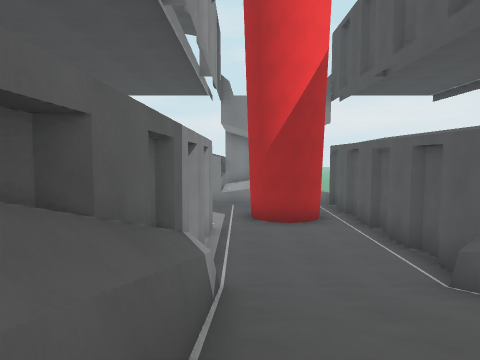
[1] (above)

13 first-person views from a walk through a level from a Godot 3-D game. The camera is 1.3 m above the floor, tilts 4° down and sees 70° across. The floor is counted in squares, 2 m on a side. Each view is taken from the middle of a square. On the plan, view 1 faces up. The plan holds only what a view shows up to about 10 squares ahead; the rest is blank. The place goes on beyond the plan. Characters and animated objects are left out.

[2]
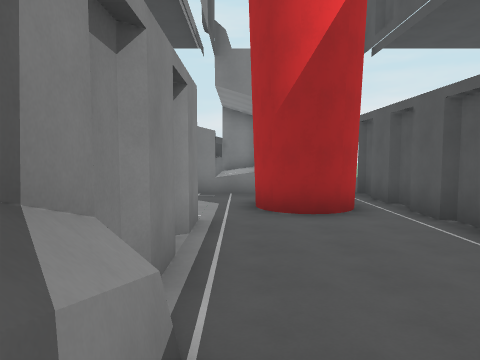

[3]
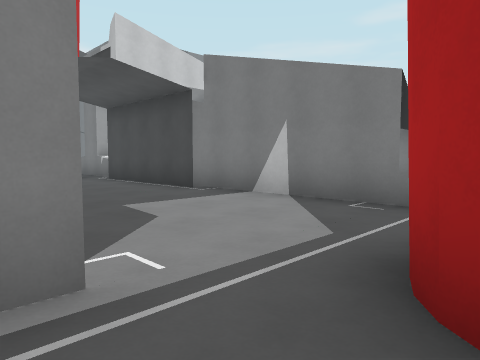

[4]
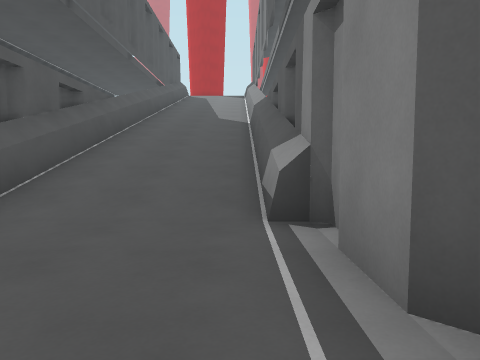

[5]
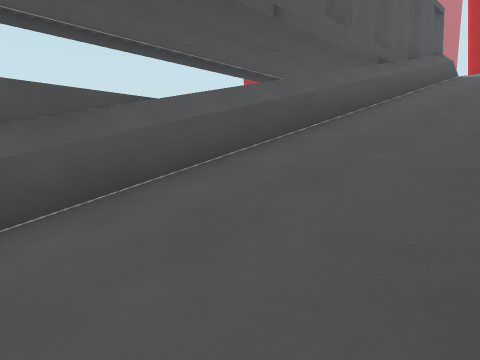

[6]
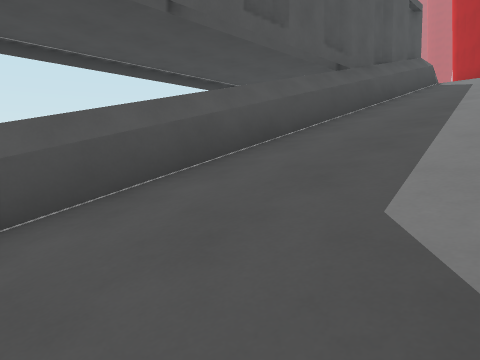

[7]
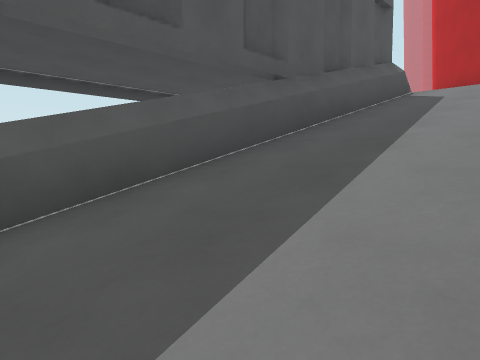

[8]
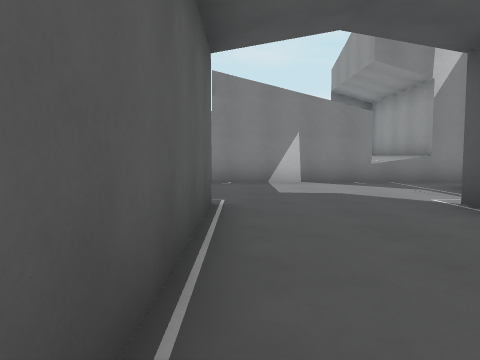

[9]
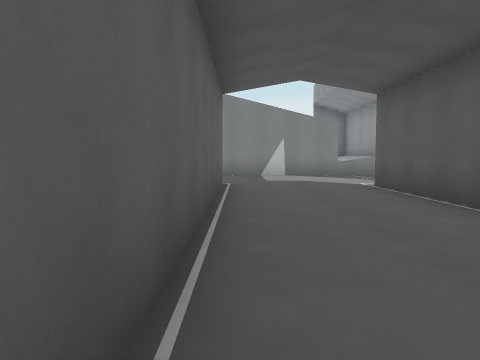

[10]
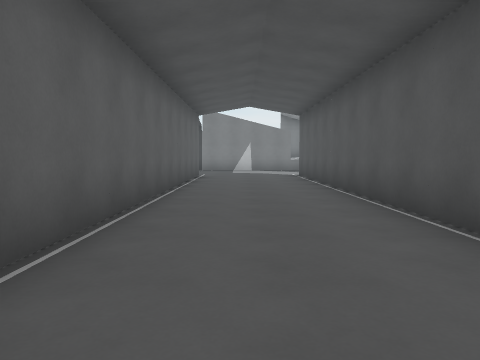

[11]
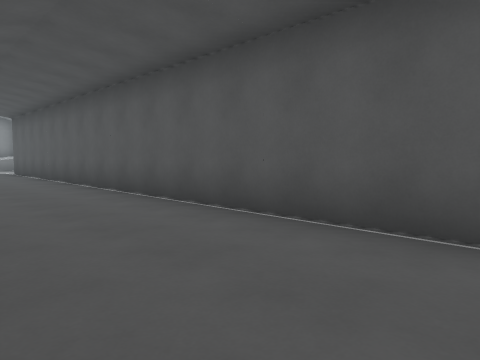

[12]
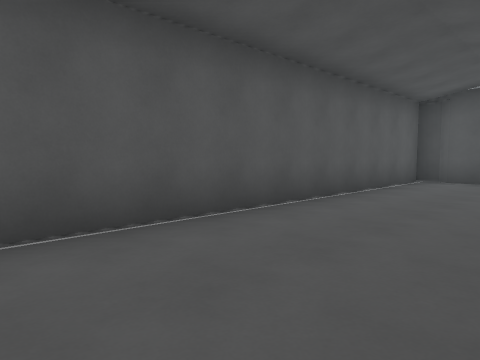

[13]
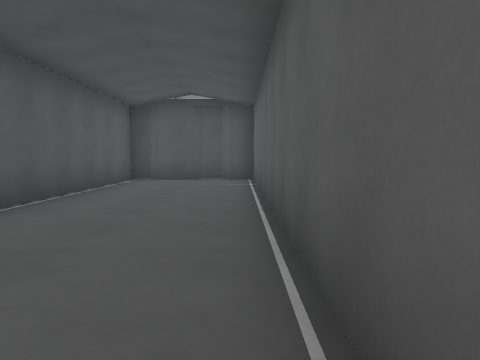

### Floor plan
Key: @ floor where view 1 was taken; # wall or solid block; . floor; / step, stairs or slope; ^ raised ledge; v drop or lower ground.
Columns run from 9 left of view 1 to 4 right of it. Each row starts with its distance up from view 1.
 14          ^^
 13 ^########^#^^v
 12 ........... #
 11  .........  #
 10     ......###
  9     #.......#
  8     #...#...#
  7     #...#...#
  6     #...#...#
  5     #...#...#
  4     #...#///#
  3     #...#///#
  2     #...#///#
  1     #...#///#
  0     #...#@//#
 -1     #...#///#
 -2     #...#///#
 -3     #...#///#
 -4     #...#///#
 -5     #...#///#
 -6     #...#///#
 -7     #...# //#
 -8     #...# //#
 -9     #...# //#
-10     #...# //#
-11     #...# //#
-12     #####

Where each view was taken, in squares from view 1:
view 1: 0 up, 0 right, facing up
view 2: 3 up, 0 right, facing up
view 3: 8 up, 1 right, facing up-left
view 4: 8 up, 0 right, facing down
view 5: 1 up, 0 right, facing down-right
view 6: 1 down, 0 right, facing down-right
view 7: 3 down, 0 right, facing down-right
view 8: 4 up, 4 left, facing up
view 9: 1 up, 4 left, facing up
view 10: 3 down, 3 left, facing up
view 11: 6 down, 4 left, facing up-right
view 12: 2 down, 4 left, facing down-right
view 13: 2 down, 4 left, facing down
